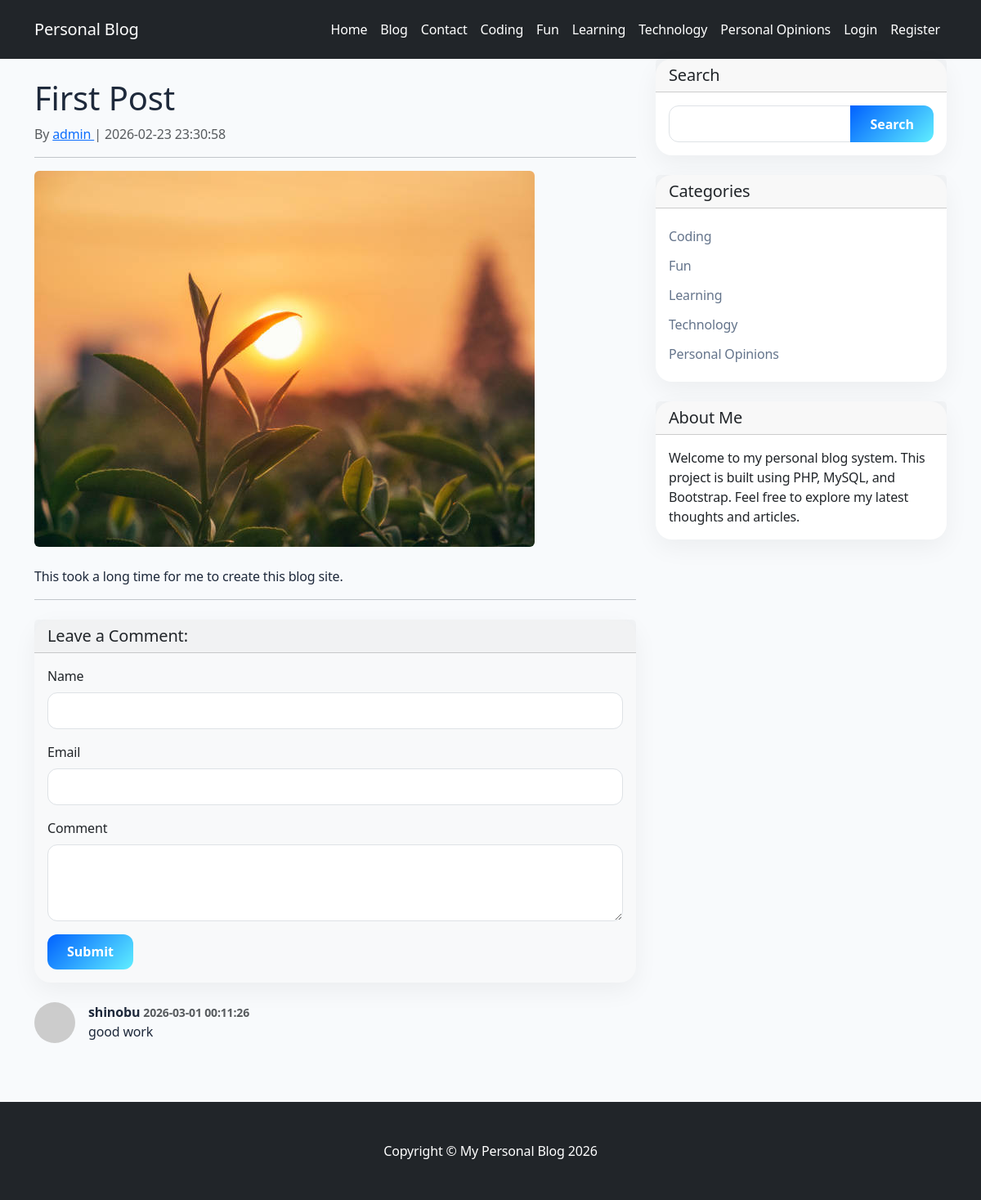
The app's page /post.php?p_id=1 with its own data.
### tables this page shows
CREATE TABLE `categories` (
  `cat_id` int(10) UNSIGNED NOT NULL,
  `cat_title` varchar(150) NOT NULL,
  `created_at` timestamp NOT NULL DEFAULT current_timestamp()
);

CREATE TABLE `posts` (
  `post_id` int(10) UNSIGNED NOT NULL,
  `post_category_id` int(10) UNSIGNED NOT NULL,
  `post_title` varchar(255) NOT NULL,
  `post_author` varchar(100) NOT NULL,
  `post_date` datetime DEFAULT current_timestamp(),
  `post_image` varchar(255) DEFAULT NULL,
  `post_content` text NOT NULL,
  `post_tags` varchar(255) DEFAULT NULL,
  `post_comment_count` int(10) UNSIGNED DEFAULT 0,
  `post_status` enum('published','draft') NOT NULL DEFAULT 'draft',
  `post_views_count` int(10) UNSIGNED DEFAULT 0
);

CREATE TABLE `comments` (
  `comment_id` int(10) UNSIGNED NOT NULL,
  `comment_post_id` int(10) UNSIGNED NOT NULL,
  `comment_author` varchar(150) NOT NULL,
  `comment_email` varchar(150) NOT NULL,
  `comment_content` text NOT NULL,
  `comment_status` enum('approved','unapproved') DEFAULT 'unapproved',
  `comment_date` datetime DEFAULT current_timestamp()
);

### includes/functions.php (called while the page is built, shortened)
<?php
require_once "db.php";
function fetchCategories() {
    global $connection;
    $query = "SELECT * FROM categories";
    $select_categories = mysqli_query($connection, $query);
    return $select_categories;
}

### post.php (the view, shortened to what this page needs)
<?php
include "includes/header.php";
include "includes/navigation.php";
?>
<div class="container">
    <div class="row">
        <div class="col-lg-8">
            <?php
            $the_post_id = (int) $_GET['p_id'];
            $stmt = mysqli_prepare($connection, "SELECT * FROM posts WHERE post_id = ? AND post_status = ?");
            $status = "published";
            mysqli_stmt_bind_param($stmt, "is", $the_post_id, $status);
            mysqli_stmt_execute($stmt);
            $result = mysqli_stmt_get_result($stmt);
            if (mysqli_num_rows($result) == 0) {
                echo "<h4 class='text-danger'>Post not found.</h4>";
            } else {
                $row = mysqli_fetch_assoc($result);
                $post_title = htmlspecialchars($row['post_title']);
                $post_author = htmlspecialchars($row['post_author']);
                $post_date = $row['post_date'];
                $post_image = htmlspecialchars($row['post_image']);
                $post_content = $row['post_content'];
            ?>
                <h1 class="mt-4"><?php echo $post_title; ?></h1>
                <p class="text-muted">
                    By
                    <a href="author_posts.php?author=<?php echo urlencode($post_author); ?>">
                        <?php echo $post_author; ?>
                    </a>
                    | <?php echo $post_date; ?>
                </p>
                <hr>
                <?php if (!empty($post_image)) { ?>
                    <img class="img-fluid mb-4 rounded" src="assets/uploads/<?php echo $post_image; ?>" alt="">
                <?php } ?>
                <p><?php echo $post_content; ?></p>
                <hr>
                <div class="card my-4 bg-light">
                    <h5 class="card-header">Leave a Comment:</h5>
                    <div class="card-body">
                        <form method="post">
                            <?php if (!isset($_SESSION['user_id'])): ?>
                                <div class="mb-3">
                                    <label class="form-label">Name</label>
                                    <input type="text" class="form-control" name="comment_author" required>
                                </div>
                                <div class="mb-3">
                                    <label class="form-label">Email</label>
                                    <input type="email" class="form-control" name="comment_email" required>
                                </div>
                            <?php else: ?>
                                <p class="text-muted small mb-2">Commenting as <strong><?php echo htmlspecialchars($_SESSION['username']); ?></strong></p>
                            <?php endif; ?>
                            <div class="mb-3">
                                <label class="form-label">Comment</label>
                                <textarea class="form-control" rows="3" name="comment_content" required></textarea>
                            </div>
                            <button type="submit" name="create_comment" class="btn btn-primary">Submit</button>
                        </form>
                    </div>
                </div>
                <?php
                $query = "SELECT * FROM comments WHERE comment_post_id = ? AND comment_status = 'approved' ORDER BY comment_id DESC";
                $stmt_fetch_comments = mysqli_prepare($connection, $query);
                mysqli_stmt_bind_param($stmt_fetch_comments, "i", $the_post_id);
                mysqli_stmt_execute($stmt_fetch_comments);
                $comment_result = mysqli_stmt_get_result($stmt_fetch_comments);
                while ($comment_row = mysqli_fetch_assoc($comment_result)) {
                    $comment_date = $comment_row['comment_date'];
                    $comment_content = htmlspecialchars($comment_row['comment_content']);
                    $comment_author = htmlspecialchars($comment_row['comment_author']);
                ?>
                    <div class="d-flex mb-4">
                        <div class="flex-shrink-0">
                            <img class="rounded-circle" src="https://dummyimage.com/50x50/ced4da/6c757d.jpg" alt="..." />
                        </div>
                        <div class="ms-3">
                            <div class="fw-bold"><?php echo $comment_author; ?> <small class="text-muted"><?php echo $comment_date; ?></small></div>
                            <?php echo $comment_content; ?>
                        </div>
                    </div>
                <?php } ?>
            <?php } ?>
        </div>
        <?php include "includes/sidebar.php"; ?>
    </div>
</div>
<?php include "includes/footer.php"; ?>

### includes/navigation.php (shortened to what this page needs)
<nav class="navbar navbar-expand-lg navbar-dark bg-dark">
    <div class="container">
        <a class="navbar-brand" href="index.php">Personal Blog</a>
        <div class="collapse navbar-collapse" id="navbarResponsive">
            <ul class="navbar-nav ms-auto">
                <li class="nav-item">
                    <a class="nav-link" href="index.php">Home</a>
                </li>
                <li class="nav-item">
                    <a class="nav-link text-info" href="blog.php">Blog</a>
                </li>
                <li class="nav-item">
                    <a class="nav-link" href="contact.php">Contact</a>
                </li>
                <?php
                $categories = fetchCategories();
                while ($row = mysqli_fetch_assoc($categories)) {
                    $cat_title = htmlspecialchars($row['cat_title']);
                    $cat_id = (int)$row['cat_id'];
                    echo "<li class='nav-item'>
                            <a class='nav-link' href='category.php?category={$cat_id}'>{$cat_title}</a>
                          </li>";
                }
                ?>
                <?php if (isset($_SESSION['user_role'])): ?>
                    <?php if ($_SESSION['user_role'] === 'admin'): ?>
                        <li class="nav-item">
                            <a class="nav-link text-warning fw-bold" href="admin/index.php">Admin Panel</a>
                        </li>
                    <?php endif; ?>
                    <li class="nav-item">
                        <a class="nav-link" href="admin/profile.php">My Account</a>
                    </li>
                    <li class="nav-item">
                        <a class="nav-link" href="logout.php">Logout</a>
                    </li>
                <?php else: ?>
                    <li class="nav-item">
                        <a class="nav-link" href="login.php">Login</a>
                    </li>
                    <li class="nav-item">
                        <a class="nav-link" href="registration.php">Register</a>
                    </li>
                <?php endif; ?>
            </ul>
        </div>
    </div>
</nav>

### includes/sidebar.php
<div class="col-md-4">
    <div class="card mb-4">
        <h5 class="card-header">Search</h5>
        <div class="card-body">
            <form action="search.php" method="post">
                <div class="input-group">
                    <input name="search" type="text" class="form-control" required>
                    <button name="submit" class="btn btn-primary" type="submit">Search</button>
                </div>
            </form>
        </div>
    </div>
    <div class="card mb-4">
        <h5 class="card-header">Categories</h5>
        <div class="card-body">
            <ul class="list-unstyled mb-0">
                <?php
                $categories = fetchCategories($connection);
                while ($row = mysqli_fetch_assoc($categories)) {
                    $cat_title = htmlspecialchars($row['cat_title']);
                    $cat_id = (int)$row['cat_id'];
                    echo "<li><a href='category.php?category={$cat_id}'>{$cat_title}</a></li>";
                }
                ?>
            </ul>
        </div>
    </div>
    <?php include "widget.php"; ?>
</div>

### assets/css/style.css (style rules this page uses)
:root { --primary-blue: #0061ff; --accent-cyan: #60efff; --text-dark: #1e293b; --text-light: #64748b; --body-bg: #f8fafc; --card-shadow: 0 10px 30px rgba(0, 0, 0, 0.05); }
body { background-color: var(--body-bg); color: var(--text-dark); font-family: 'Segoe UI', Roboto, Helvetica, Arial, sans-serif; padding-top: 0; letter-spacing: -0.01em; }
.navbar { padding: 1rem 0; }
.navbar-dark { background-color: #212529 !important; }
.navbar-dark .navbar-brand, .navbar-dark .nav-link { color: #ffffff !important; }
.card { border: none; border-radius: 20px; box-shadow: var(--card-shadow); transition: all 0.3s ease; margin-bottom: 2rem; }
.btn-primary { background: linear-gradient(135deg, var(--primary-blue), var(--accent-cyan)); border: none; border-radius: 12px; padding: 0.6rem 1.5rem; font-weight: 600; transition: all 0.3s ease; }
.form-control { border-radius: 12px; padding: 0.6rem 1rem; }
.list-unstyled li a { color: var(--text-light); text-decoration: none; padding: 6px 0; display: block; transition: all 0.2s ease; }

### records on screen
categories: cat_title "Coding"
categories: cat_title "Fun"
categories: cat_title "Learning"
categories: cat_title "Technology"
categories: cat_title "Personal Opinions"
posts: post_title "First Post", post_author "admin", post_date "2026-02-23 23:30:58", post_image (picture), post_content "This took a long time for me to create this blog site."
comments: comment_author "shinobu", comment_date "2026-03-01 00:11:26", comment_content "good work"
